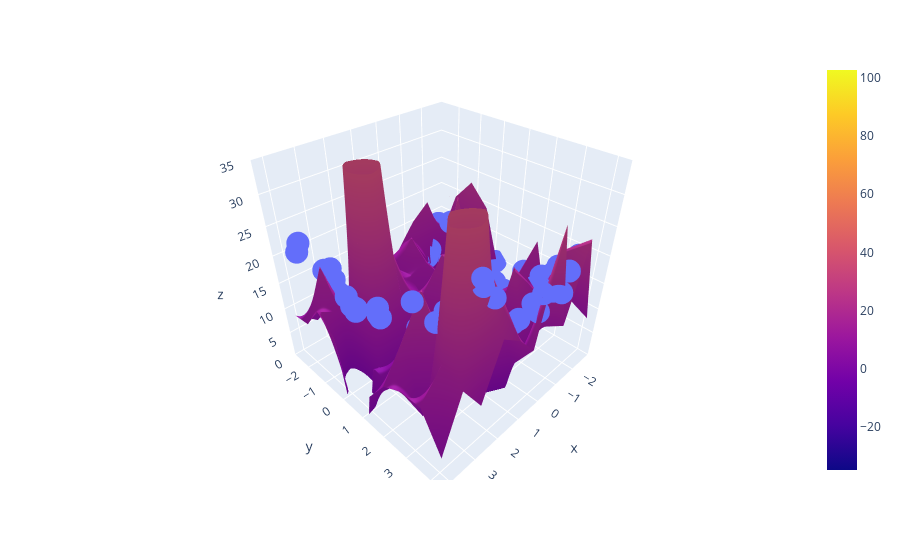

Notebook source saved alongside this figure:
### Code cell
z_final = lr.predict(X_multi_trans).reshape(10,10)
fig = px.scatter_3d(x=x.ravel(), y=y.ravel(), z=z.ravel())

fig.add_trace(go.Surface(x = x_input, y = y_input, z =z_final))

fig.update_layout(scene = dict(zaxis = dict(range=[0,35])))

fig.show()
